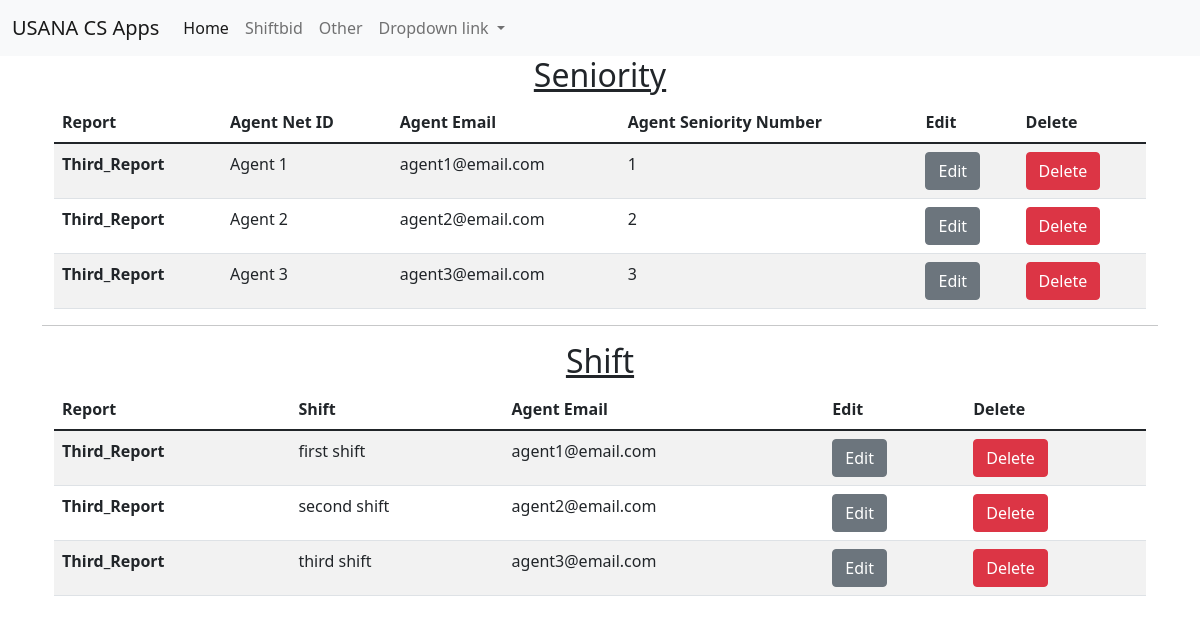
Page /shiftbid/shiftbid_list/20 on the committed database.
### seniority/models.py (models this page shows, shortened)
class Seniority(models.Model):
    report = models.ForeignKey(Shiftbid, on_delete=models.CASCADE, null=True)
    agent_net_id = models.CharField(max_length=100)
    agent_email = models.EmailField()
    seniority_number = models.PositiveIntegerField()
    datetime_modified = models.DateTimeField(auto_now=True)

### shiftbid/models.py (models this page shows)
class Shiftbid(models.Model):
    report_name = models.CharField(
        max_length=250, verbose_name='Report Name', blank=False)
    datetime_created = models.DateTimeField(auto_now_add=True)
    def __str__(self) -> str:
        return self.report_name

### shift/models.py (models this page shows, shortened)
class Shift(models.Model):
    report = models.ForeignKey(Shiftbid, on_delete=models.CASCADE, null=True)
    shift = models.CharField(max_length=100)
    agent_email = models.EmailField(blank=True)
    datetime_modified = models.DateTimeField(auto_now=True)

### shiftbid/views.py (the view)
def shiftbidSeniorityShiftListview(request, pk):
    shiftbid = Shiftbid.objects.get(pk=pk)
    shift_query = Shift.objects.filter(report=shiftbid)
    seniority_query = Seniority.objects.filter(report=shiftbid)
    return render(request, 'shiftbid/shiftbid_list_all.html', {'shift_object': shift_query, 'seniority_object': seniority_query})

### templates/shiftbid/shiftbid_list_all.html (shortened to what this page needs)
{% extends '_base.html' %}
{% load static %}
{% block content %}
<h2 class="text-center"><u>Seniority</u></h2>
<div class="container">
    <table class="table table-striped">
        <thead>
            <tr>
                <th scope="col">Report</th>
                <th scope="col">Agent Net ID</th>
                <th scope="col">Agent Email</th>
                <th scope="col">Agent Seniority Number</th>
                <th scope="col">Edit</th>
                <th scope="col">Delete</th>
            </tr>
        </thead>
        <tbody>
            {% for seniority in seniority_object %}
            <tr>
                <th scope="row">{{seniority.report}}</th>
                <td>{{seniority.agent_net_id}}</td>
                <td>{{seniority.agent_email}}</td>
                <td>{{seniority.seniority_number}}</td>
                <td><a href="{% url 'seniority_update' seniority.pk %}" class="btn btn-secondary">Edit</a></td>
                <td><a href="{% url 'seniority_delete' seniority.pk %}" class="btn btn-danger">Delete</a></td>
            </tr>
            {% endfor %}
        </tbody>
    </table>
</div>
<hr>
<h2 class="text-center"><u>Shift</u></h2>
<div class="container">
    <table class="table table-striped">
        <thead>
            <tr>
                <th scope="col">Report</th>
                <th scope="col">Shift</th>
                <th scope="col">Agent Email</th>
                <th scope="col">Edit</th>
                <th scope="col">Delete</th>
            </tr>
        </thead>
        <tbody>
            {% for shift in shift_object %}
            <tr>
                <th scope="row">{{shift.report}}</th>
                <td>{{shift.shift}}</td>
                <td>{{shift.agent_email}}</td>
                <td><a href="{% url 'shift_update' shift.pk %}" class="btn btn-secondary">Edit</a></td>
                <td><a href="{% url 'shift_delete' shift.pk %}" class="btn btn-danger">Delete</a></td>
            </tr>
            {% endfor %}
        </tbody>
    </table>
</div>
{% endblock content %}

### rows in the picture
Seniority: report "Third_Report", agent_net_id "Agent 1", agent_email "agent1@email.com", seniority_number "1"
Seniority: report "Third_Report", agent_net_id "Agent 2", agent_email "agent2@email.com", seniority_number "2"
Seniority: report "Third_Report", agent_net_id "Agent 3", agent_email "agent3@email.com", seniority_number "3"
Shift: report "Third_Report", shift "first shift", agent_email "agent1@email.com"
Shift: report "Third_Report", shift "second shift", agent_email "agent2@email.com"
Shift: report "Third_Report", shift "third shift", agent_email "agent3@email.com"
